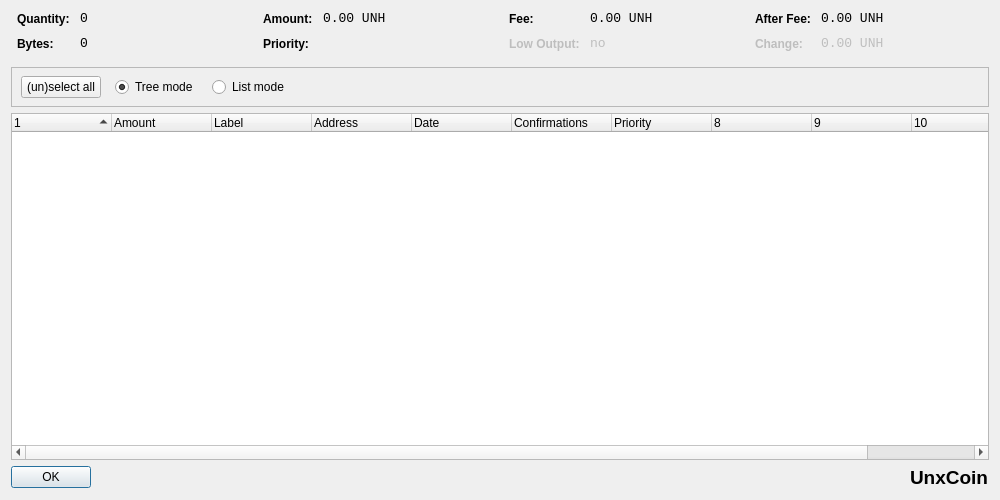
<?xml version="1.0" encoding="UTF-8"?>
<ui version="4.0">
 <class>CoinControlDialog</class>
 <widget class="QDialog" name="CoinControlDialog">
  <property name="geometry">
   <rect>
    <x>0</x>
    <y>0</y>
    <width>1000</width>
    <height>500</height>
   </rect>
  </property>
  <property name="windowTitle">
   <string>Coin Control</string>
  </property>
  <layout class="QVBoxLayout" name="verticalLayout">
   <item>
    <layout class="QHBoxLayout" name="horizontalLayoutTop" stretch="0,0,0,0">
     <property name="topMargin">
      <number>0</number>
     </property>
     <property name="bottomMargin">
      <number>10</number>
     </property>
     <item>
      <layout class="QFormLayout" name="formLayoutCoinControl1">
       <property name="horizontalSpacing">
        <number>10</number>
       </property>
       <property name="verticalSpacing">
        <number>10</number>
       </property>
       <property name="leftMargin">
        <number>6</number>
       </property>
       <property name="rightMargin">
        <number>6</number>
       </property>
       <item row="0" column="0">
        <widget class="QLabel" name="labelCoinControlQuantityText">
         <property name="styleSheet">
          <string notr="true">font-weight:bold;</string>
         </property>
         <property name="text">
          <string>Quantity:</string>
         </property>
        </widget>
       </item>
       <item row="0" column="1">
        <widget class="QLabel" name="labelCoinControlQuantity">
         <property name="font">
          <font>
           <family>Monospace</family>
           <pointsize>10</pointsize>
          </font>
         </property>
         <property name="cursor">
          <cursorShape>IBeamCursor</cursorShape>
         </property>
         <property name="contextMenuPolicy">
          <enum>Qt::ActionsContextMenu</enum>
         </property>
         <property name="text">
          <string notr="true">0</string>
         </property>
         <property name="textInteractionFlags">
          <set>Qt::LinksAccessibleByMouse|Qt::TextSelectableByKeyboard|Qt::TextSelectableByMouse</set>
         </property>
        </widget>
       </item>
       <item row="1" column="0">
        <widget class="QLabel" name="labelCoinControlBytesText">
         <property name="styleSheet">
          <string notr="true">font-weight:bold;</string>
         </property>
         <property name="text">
          <string>Bytes:</string>
         </property>
        </widget>
       </item>
       <item row="1" column="1">
        <widget class="QLabel" name="labelCoinControlBytes">
         <property name="font">
          <font>
           <family>Monospace</family>
           <pointsize>10</pointsize>
          </font>
         </property>
         <property name="cursor">
          <cursorShape>IBeamCursor</cursorShape>
         </property>
         <property name="contextMenuPolicy">
          <enum>Qt::ActionsContextMenu</enum>
         </property>
         <property name="text">
          <string notr="true">0</string>
         </property>
         <property name="textInteractionFlags">
          <set>Qt::LinksAccessibleByMouse|Qt::TextSelectableByKeyboard|Qt::TextSelectableByMouse</set>
         </property>
        </widget>
       </item>
      </layout>
     </item>
     <item>
      <layout class="QFormLayout" name="formLayoutCoinControl2">
       <property name="horizontalSpacing">
        <number>10</number>
       </property>
       <property name="verticalSpacing">
        <number>10</number>
       </property>
       <property name="leftMargin">
        <number>6</number>
       </property>
       <property name="rightMargin">
        <number>6</number>
       </property>
       <item row="0" column="0">
        <widget class="QLabel" name="labelCoinControlAmountText">
         <property name="styleSheet">
          <string notr="true">font-weight:bold;</string>
         </property>
         <property name="text">
          <string>Amount:</string>
         </property>
        </widget>
       </item>
       <item row="0" column="1">
        <widget class="QLabel" name="labelCoinControlAmount">
         <property name="font">
          <font>
           <family>Monospace</family>
           <pointsize>10</pointsize>
          </font>
         </property>
         <property name="cursor">
          <cursorShape>IBeamCursor</cursorShape>
         </property>
         <property name="contextMenuPolicy">
          <enum>Qt::ActionsContextMenu</enum>
         </property>
         <property name="text">
          <string notr="true">0.00 UNH</string>
         </property>
         <property name="textInteractionFlags">
          <set>Qt::LinksAccessibleByMouse|Qt::TextSelectableByKeyboard|Qt::TextSelectableByMouse</set>
         </property>
        </widget>
       </item>
       <item row="1" column="0">
        <widget class="QLabel" name="labelCoinControlPriorityText">
         <property name="styleSheet">
          <string notr="true">font-weight:bold;</string>
         </property>
         <property name="text">
          <string>Priority:</string>
         </property>
        </widget>
       </item>
       <item row="1" column="1">
        <widget class="QLabel" name="labelCoinControlPriority">
         <property name="font">
          <font>
           <family>Monospace</family>
           <pointsize>10</pointsize>
          </font>
         </property>
         <property name="cursor">
          <cursorShape>IBeamCursor</cursorShape>
         </property>
         <property name="contextMenuPolicy">
          <enum>Qt::ActionsContextMenu</enum>
         </property>
         <property name="text">
          <string/>
         </property>
         <property name="textInteractionFlags">
          <set>Qt::LinksAccessibleByMouse|Qt::TextSelectableByKeyboard|Qt::TextSelectableByMouse</set>
         </property>
        </widget>
       </item>
      </layout>
     </item>
     <item>
      <layout class="QFormLayout" name="formLayoutCoinControl3">
       <property name="horizontalSpacing">
        <number>10</number>
       </property>
       <property name="verticalSpacing">
        <number>10</number>
       </property>
       <property name="leftMargin">
        <number>6</number>
       </property>
       <property name="rightMargin">
        <number>6</number>
       </property>
       <item row="0" column="0">
        <widget class="QLabel" name="labelCoinControlFeeText">
         <property name="styleSheet">
          <string notr="true">font-weight:bold;</string>
         </property>
         <property name="text">
          <string>Fee:</string>
         </property>
        </widget>
       </item>
       <item row="0" column="1">
        <widget class="QLabel" name="labelCoinControlFee">
         <property name="font">
          <font>
           <family>Monospace</family>
           <pointsize>10</pointsize>
          </font>
         </property>
         <property name="cursor">
          <cursorShape>IBeamCursor</cursorShape>
         </property>
         <property name="contextMenuPolicy">
          <enum>Qt::ActionsContextMenu</enum>
         </property>
         <property name="text">
          <string notr="true">0.00 UNH</string>
         </property>
         <property name="textInteractionFlags">
          <set>Qt::LinksAccessibleByMouse|Qt::TextSelectableByKeyboard|Qt::TextSelectableByMouse</set>
         </property>
        </widget>
       </item>
       <item row="1" column="0">
        <widget class="QLabel" name="labelCoinControlLowOutputText">
         <property name="enabled">
          <bool>false</bool>
         </property>
         <property name="styleSheet">
          <string notr="true">font-weight:bold;</string>
         </property>
         <property name="text">
          <string>Low Output:</string>
         </property>
        </widget>
       </item>
       <item row="1" column="1">
        <widget class="QLabel" name="labelCoinControlLowOutput">
         <property name="enabled">
          <bool>false</bool>
         </property>
         <property name="font">
          <font>
           <family>Monospace</family>
           <pointsize>10</pointsize>
          </font>
         </property>
         <property name="cursor">
          <cursorShape>IBeamCursor</cursorShape>
         </property>
         <property name="contextMenuPolicy">
          <enum>Qt::ActionsContextMenu</enum>
         </property>
         <property name="text">
          <string notr="true">no</string>
         </property>
         <property name="textInteractionFlags">
          <set>Qt::LinksAccessibleByMouse|Qt::TextSelectableByKeyboard|Qt::TextSelectableByMouse</set>
         </property>
        </widget>
       </item>
      </layout>
     </item>
     <item>
      <layout class="QFormLayout" name="formLayoutCoinControl4">
       <property name="horizontalSpacing">
        <number>10</number>
       </property>
       <property name="verticalSpacing">
        <number>10</number>
       </property>
       <property name="leftMargin">
        <number>6</number>
       </property>
       <property name="rightMargin">
        <number>6</number>
       </property>
       <item row="0" column="0">
        <widget class="QLabel" name="labelCoinControlAfterFeeText">
         <property name="styleSheet">
          <string notr="true">font-weight:bold;</string>
         </property>
         <property name="text">
          <string>After Fee:</string>
         </property>
        </widget>
       </item>
       <item row="0" column="1">
        <widget class="QLabel" name="labelCoinControlAfterFee">
         <property name="font">
          <font>
           <family>Monospace</family>
           <pointsize>10</pointsize>
          </font>
         </property>
         <property name="cursor">
          <cursorShape>IBeamCursor</cursorShape>
         </property>
         <property name="contextMenuPolicy">
          <enum>Qt::ActionsContextMenu</enum>
         </property>
         <property name="text">
          <string notr="true">0.00 UNH</string>
         </property>
         <property name="textInteractionFlags">
          <set>Qt::LinksAccessibleByMouse|Qt::TextSelectableByKeyboard|Qt::TextSelectableByMouse</set>
         </property>
        </widget>
       </item>
       <item row="1" column="0">
        <widget class="QLabel" name="labelCoinControlChangeText">
         <property name="enabled">
          <bool>false</bool>
         </property>
         <property name="styleSheet">
          <string notr="true">font-weight:bold;</string>
         </property>
         <property name="text">
          <string>Change:</string>
         </property>
        </widget>
       </item>
       <item row="1" column="1">
        <widget class="QLabel" name="labelCoinControlChange">
         <property name="enabled">
          <bool>false</bool>
         </property>
         <property name="font">
          <font>
           <family>Monospace</family>
           <pointsize>10</pointsize>
          </font>
         </property>
         <property name="cursor">
          <cursorShape>IBeamCursor</cursorShape>
         </property>
         <property name="contextMenuPolicy">
          <enum>Qt::ActionsContextMenu</enum>
         </property>
         <property name="text">
          <string notr="true">0.00 UNH</string>
         </property>
         <property name="textInteractionFlags">
          <set>Qt::LinksAccessibleByMouse|Qt::TextSelectableByKeyboard|Qt::TextSelectableByMouse</set>
         </property>
        </widget>
       </item>
      </layout>
     </item>
    </layout>
   </item>
   <item>
    <widget class="QFrame" name="frame">
     <property name="minimumSize">
      <size>
       <width>0</width>
       <height>40</height>
      </size>
     </property>
     <property name="frameShape">
      <enum>QFrame::StyledPanel</enum>
     </property>
     <property name="frameShadow">
      <enum>QFrame::Sunken</enum>
     </property>
     <widget class="QWidget" name="horizontalLayoutWidget">
      <property name="geometry">
       <rect>
        <x>10</x>
        <y>0</y>
        <width>781</width>
        <height>41</height>
       </rect>
      </property>
      <layout class="QHBoxLayout" name="horizontalLayoutPanel" stretch="0,0,0,0">
       <property name="spacing">
        <number>14</number>
       </property>
       <item>
        <widget class="QPushButton" name="pushButtonSelectAll">
         <property name="sizePolicy">
          <sizepolicy hsizetype="Maximum" vsizetype="Fixed">
           <horstretch>0</horstretch>
           <verstretch>0</verstretch>
          </sizepolicy>
         </property>
         <property name="text">
          <string>(un)select all</string>
         </property>
        </widget>
       </item>
       <item>
        <widget class="QRadioButton" name="radioTreeMode">
         <property name="sizePolicy">
          <sizepolicy hsizetype="Maximum" vsizetype="Fixed">
           <horstretch>0</horstretch>
           <verstretch>0</verstretch>
          </sizepolicy>
         </property>
         <property name="text">
          <string>Tree mode</string>
         </property>
         <property name="checked">
          <bool>true</bool>
         </property>
        </widget>
       </item>
       <item>
        <widget class="QRadioButton" name="radioListMode">
         <property name="sizePolicy">
          <sizepolicy hsizetype="Maximum" vsizetype="Fixed">
           <horstretch>0</horstretch>
           <verstretch>0</verstretch>
          </sizepolicy>
         </property>
         <property name="text">
          <string>List mode</string>
         </property>
        </widget>
       </item>
       <item>
        <spacer name="horizontalSpacer">
         <property name="orientation">
          <enum>Qt::Horizontal</enum>
         </property>
         <property name="sizeHint" stdset="0">
          <size>
           <width>40</width>
           <height>20</height>
          </size>
         </property>
        </spacer>
       </item>
      </layout>
     </widget>
    </widget>
   </item>
   <item>
    <widget class="CoinControlTreeWidget" name="treeWidget">
     <property name="contextMenuPolicy">
      <enum>Qt::CustomContextMenu</enum>
     </property>
     <property name="sortingEnabled">
      <bool>false</bool>
     </property>
     <property name="columnCount">
      <number>11</number>
     </property>
     <attribute name="headerShowSortIndicator" stdset="0">
      <bool>true</bool>
     </attribute>
     <attribute name="headerStretchLastSection">
      <bool>false</bool>
     </attribute>
     <column>
      <property name="text">
       <string/>
      </property>
     </column>
     <column>
      <property name="text">
       <string>Amount</string>
      </property>
     </column>
     <column>
      <property name="text">
       <string>Label</string>
      </property>
     </column>
     <column>
      <property name="text">
       <string>Address</string>
      </property>
     </column>
     <column>
      <property name="text">
       <string>Date</string>
      </property>
     </column>
     <column>
      <property name="text">
       <string>Confirmations</string>
      </property>
      <property name="toolTip">
       <string>Confirmed</string>
      </property>
     </column>
     <column>
      <property name="text">
       <string>Priority</string>
      </property>
     </column>
     <column>
      <property name="text">
       <string/>
      </property>
     </column>
     <column>
      <property name="text">
       <string/>
      </property>
     </column>
     <column>
      <property name="text">
       <string/>
      </property>
     </column>
     <column>
      <property name="text">
       <string/>
      </property>
     </column>
    </widget>
   </item>
   <item>
    <layout class="QHBoxLayout" name="horizontalLayout">
     <item>
      <widget class="QDialogButtonBox" name="buttonBox">
       <property name="sizePolicy">
        <sizepolicy hsizetype="Maximum" vsizetype="Fixed">
         <horstretch>0</horstretch>
         <verstretch>0</verstretch>
        </sizepolicy>
       </property>
       <property name="orientation">
        <enum>Qt::Horizontal</enum>
       </property>
       <property name="standardButtons">
        <set>QDialogButtonBox::Ok</set>
       </property>
      </widget>
     </item>
     <item>
      <spacer name="horizontalSpacer_2">
       <property name="orientation">
        <enum>Qt::Horizontal</enum>
       </property>
       <property name="sizeHint" stdset="0">
        <size>
         <width>40</width>
         <height>20</height>
        </size>
       </property>
      </spacer>
     </item>
     <item>
      <widget class="QLabel" name="currencyIndicator">
       <property name="font">
        <font>
         <pointsize>14</pointsize>
         <weight>75</weight>
         <bold>true</bold>
        </font>
       </property>
       <property name="text">
        <string>UnxCoin</string>
       </property>
      </widget>
     </item>
    </layout>
   </item>
  </layout>
 </widget>
 <customwidgets>
  <customwidget>
   <class>CoinControlTreeWidget</class>
   <extends>QTreeWidget</extends>
   <header>coincontroltreewidget.h</header>
  </customwidget>
 </customwidgets>
 <resources/>
 <connections/>
</ui>
